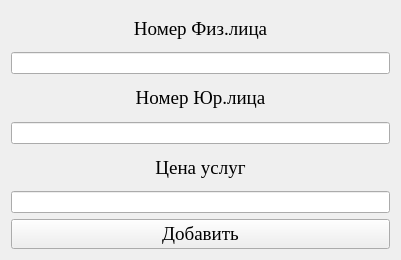
<?xml version="1.0" encoding="UTF-8"?>
<ui version="4.0">
 <class>addprise</class>
 <widget class="QWidget" name="addprise">
  <property name="geometry">
   <rect>
    <x>0</x>
    <y>0</y>
    <width>401</width>
    <height>260</height>
   </rect>
  </property>
  <property name="windowTitle">
   <string>Form</string>
  </property>
  <layout class="QVBoxLayout" name="verticalLayout">
   <item>
    <widget class="QLabel" name="label_2">
     <property name="font">
      <font>
       <family>Times New Roman</family>
       <pointsize>14</pointsize>
      </font>
     </property>
     <property name="text">
      <string>Номер Физ.лица</string>
     </property>
     <property name="alignment">
      <set>Qt::AlignCenter</set>
     </property>
    </widget>
   </item>
   <item>
    <widget class="QLineEdit" name="lineEdit_2"/>
   </item>
   <item>
    <widget class="QLabel" name="label">
     <property name="font">
      <font>
       <family>Times New Roman</family>
       <pointsize>14</pointsize>
      </font>
     </property>
     <property name="text">
      <string>Номер Юр.лица</string>
     </property>
     <property name="alignment">
      <set>Qt::AlignCenter</set>
     </property>
    </widget>
   </item>
   <item>
    <widget class="QLineEdit" name="lineEdit"/>
   </item>
   <item>
    <widget class="QLabel" name="label_3">
     <property name="font">
      <font>
       <family>Times New Roman</family>
       <pointsize>14</pointsize>
      </font>
     </property>
     <property name="text">
      <string>Цена услуг</string>
     </property>
     <property name="alignment">
      <set>Qt::AlignCenter</set>
     </property>
    </widget>
   </item>
   <item>
    <widget class="QLineEdit" name="lineEdit_3"/>
   </item>
   <item>
    <widget class="QPushButton" name="pushButtonPrise">
     <property name="font">
      <font>
       <family>Times New Roman</family>
       <pointsize>14</pointsize>
      </font>
     </property>
     <property name="text">
      <string>Добавить</string>
     </property>
    </widget>
   </item>
  </layout>
 </widget>
 <resources/>
 <connections/>
</ui>
